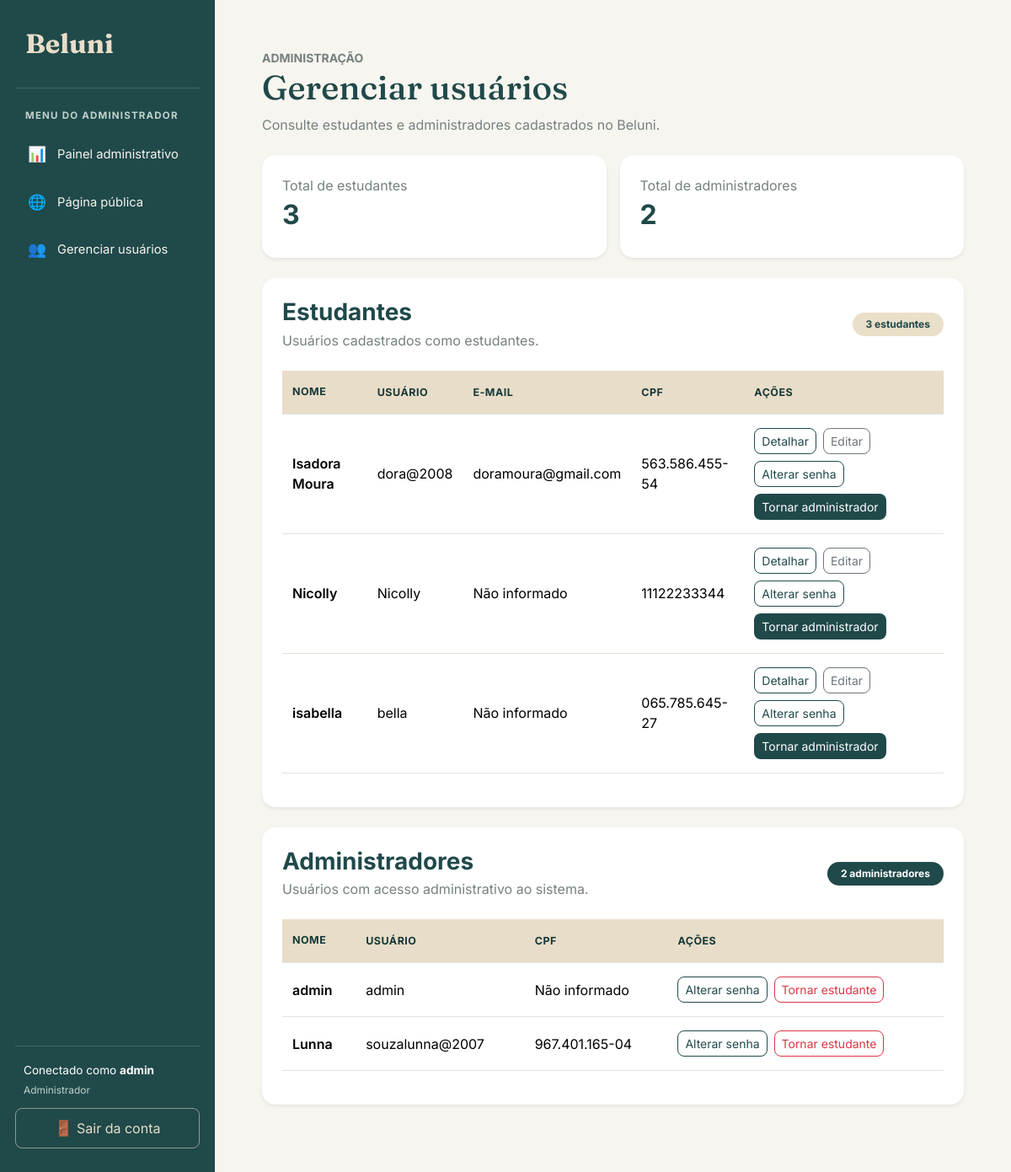
The page /estudantes/ (signed in) on the database as committed earlier.
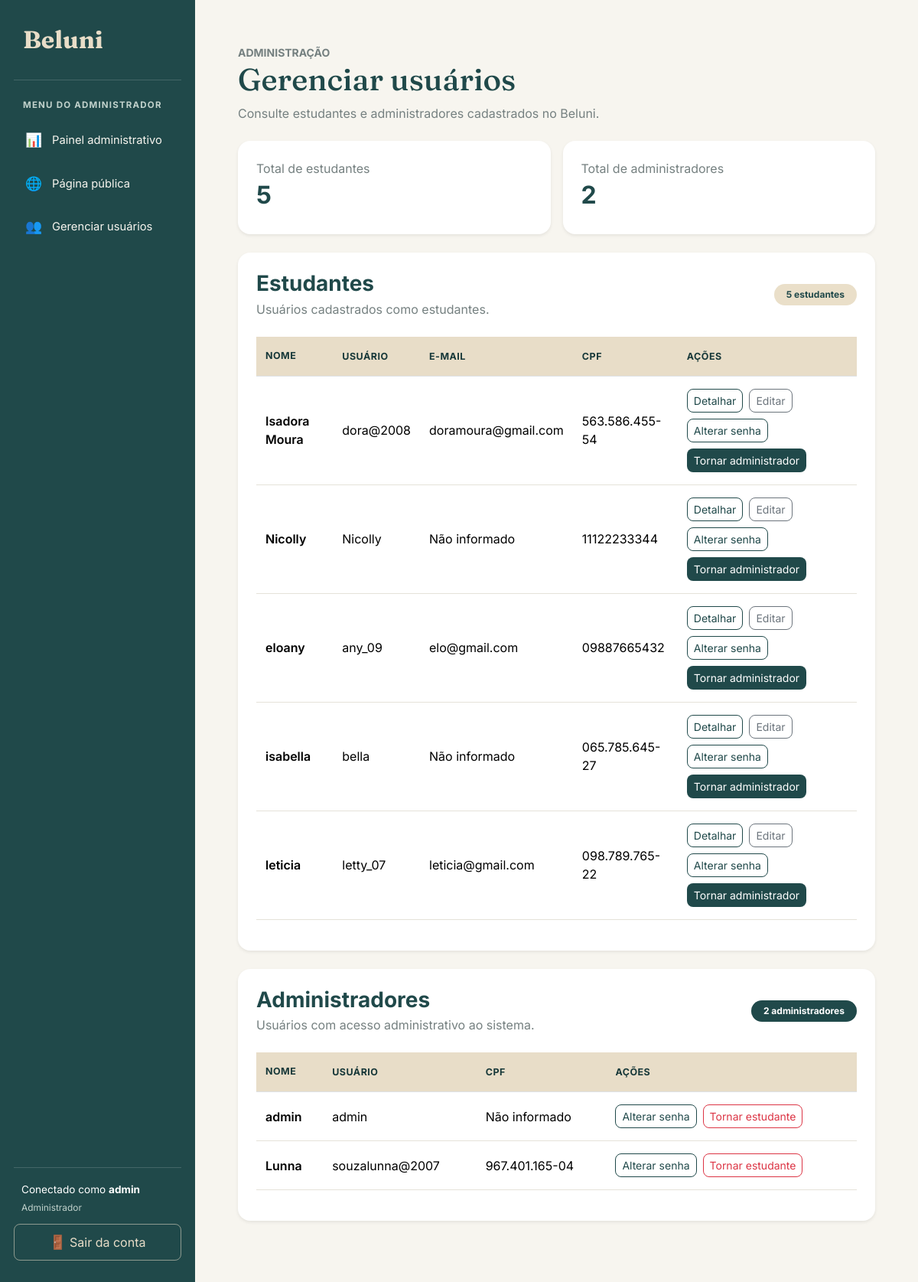
The same page on the database as committed later.
### estudante/models.py (models this page shows, shortened)
class Estudante(User):
    cpf = models.CharField(max_length=14)
    nome = models.CharField(max_length=100)

### estudante/views.py (the view)
# urls.py: path('', views.listar_estudantes, name='listar_estudantes'),
@login_required
@user_passes_test(
    usuario_e_administrador,
    login_url='login_estudante'
)
def listar_estudantes(request):
    estudantes = Estudante.objects.exclude(
        groups__name='Administrador'
    ).exclude(
        is_superuser=True
    ).distinct().order_by('nome')
    usuarios_admin = User.objects.filter(
        Q(groups__name='Administrador') | Q(is_superuser=True)
    ).distinct().order_by('username')
    perfis_admin = {
        estudante.pk: estudante
        for estudante in Estudante.objects.filter(
            pk__in=usuarios_admin.values_list('pk', flat=True)
        )
    }
    administradores = []
    for usuario in usuarios_admin:
        perfil = perfis_admin.get(usuario.pk)
        administradores.append({
            'usuario': usuario,
            'nome': (
                perfil.nome
                if perfil
                else usuario.get_full_name() or usuario.username
            ),
            'cpf': perfil.cpf if perfil else '',
            'possui_perfil': perfil is not None,
        })
    return render(request, 'estudante/listar.html', {
        'estudantes': estudantes,
        'administradores': administradores,
        'total_estudantes': estudantes.count(),
        'total_administradores': len(administradores),
    })

### estudante/views.py (called while the page is built)
def usuario_e_administrador(user):
    return (
        user.is_authenticated
        and (
            user.is_superuser
            or user.groups.filter(name='Administrador').exists()
        )
    )

### estudante/templates/estudante/listar.html (shortened to what this page needs)
{% extends 'base.html' %}
{% block conteudo %}
<div class="container-fluid py-4 px-lg-4">
    <div class="mb-4">
        <small class="text-uppercase fw-bold text-secondary">
            Administração
        </small>
        <h1 style="color: #20494A; font-family: 'Fraunces', serif;">
            Gerenciar usuários
        </h1>
        <p class="text-secondary">
            Consulte estudantes e administradores cadastrados no Beluni.
        </p>
    </div>
    <div class="row g-3 mb-4">
        <div class="col-md-6">
            <div class="card border-0 shadow-sm rounded-4 p-4">
                <span class="text-secondary">Total de estudantes</span>
                <h2 class="fw-bold mt-1" style="color: #20494A;">
                    {{ total_estudantes }}
                </h2>
            </div>
        </div>
        <div class="col-md-6">
            <div class="card border-0 shadow-sm rounded-4 p-4">
                <span class="text-secondary">Total de administradores</span>
                <h2 class="fw-bold mt-1" style="color: #20494A;">
                    {{ total_administradores }}
                </h2>
            </div>
        </div>
    </div>
    <div class="card border-0 shadow-sm rounded-4 p-4 mb-4">
        <div class="d-flex justify-content-between align-items-center flex-wrap gap-2 mb-4">
            <div>
                <h3 class="fw-bold mb-1" style="color: #20494A;">
                    Estudantes
                </h3>
                <p class="text-secondary mb-0">
                    Usuários cadastrados como estudantes.
                </p>
            </div>
            <span class="badge rounded-pill px-3 py-2"
                  style="background: #EADFC9; color: #20494A;">
                {{ total_estudantes }} estudantes
            </span>
        </div>
        <div class="table-responsive">
            <table class="table align-middle">
                <thead style="background-color: #EADFC9;">
                    <tr>
                        <th class="py-3">NOME</th>
                        <th>USUÁRIO</th>
                        <th>E-MAIL</th>
                        <th>CPF</th>
                        <th>AÇÕES</th>
                    </tr>
                </thead>
                <tbody>
                    {% for estudante in estudantes %}
                    <tr>
                        <td class="py-3 fw-semibold">
                            {{ estudante.nome|default:estudante.username }}
                        </td>
                        <td>
                            {{ estudante.username }}
                        </td>
                        <td>
                            {{ estudante.email|default:"Não informado" }}
                        </td>
                        <td>
                            {{ estudante.cpf|default:"Não informado" }}
                        </td>
                        <td>
                            <div class="d-flex flex-wrap gap-2">
                                <a href="{% url 'detalhar_estudante' estudante.id %}"
                                   class="btn btn-sm rounded-3"
                                   style="border: 1px solid #20494A; color: #20494A;">
                                    Detalhar
                                </a>
                                <a href="{% url 'editar_estudante' estudante.id %}"
                                   class="btn btn-sm btn-outline-secondary rounded-3">
                                    Editar
                                </a>
                                <a href="{% url 'alterar_senha_usuario' estudante.id %}"
                                   class="btn btn-sm btn-outline-primary rounded-3">
                                    Alterar senha
                                </a>
                                <form method="POST"
                                      action="{% url 'tornar_administrador' estudante.id %}"
                                      onsubmit="return confirm('Deseja realmente tornar este estudante administrador?');">
                                    <button type="submit"
                                            class="btn btn-sm rounded-3"
                                            style="background-color: #20494A; color: white;">
                                        Tornar administrador
                                    </button>
                                </form>
                            </div>
                        </td>
                    </tr>
                    {% empty %}
                    <tr>
                        <td colspan="5" class="text-center py-4 text-secondary">
                            Nenhum estudante cadastrado.
                        </td>
                    </tr>
                    {% endfor %}
                </tbody>
            </table>
        </div>
    </div>
    <div class="card border-0 shadow-sm rounded-4 p-4 mb-4">
        <div class="d-flex justify-content-between align-items-center flex-wrap gap-2 mb-4">
            <div>
                <h3 class="fw-bold mb-1" style="color: #20494A;">
                    Administradores
                </h3>
                <p class="text-secondary mb-0">
                    Usuários com acesso administrativo ao sistema.
                </p>
            </div>
            <span class="badge rounded-pill px-3 py-2"
                  style="background-color: #20494A; color: white;">
                {{ total_administradores }} administradores
            </span>
        </div>
        <div class="table-responsive">
            <table class="table align-middle">
                <thead style="background-color: #EADFC9;">
                    <tr>
                        <th class="py-3">NOME</th>
                        <th>USUÁRIO</th>
                        <th>CPF</th>
                        <th>AÇÕES</th>
                    </tr>
                </thead>
                <tbody>
                    {% for administrador in administradores %}
                    <tr>
                        <td class="py-3 fw-semibold">
                            {{ administrador.nome }}
                        </td>
                        <td>
                            {{ administrador.usuario.username }}
                        </td>
                        <td>
                            {{ administrador.cpf|default:"Não informado" }}
                        </td>
                        <td>
                            <div class="d-flex flex-wrap gap-2">
                                <a href="{% url 'alterar_senha_usuario' administrador.usuario.id %}"
                                   class="btn btn-sm btn-outline-primary rounded-3">
                                    Alterar senha
                                </a>
                                <form method="POST"
                                      action="{% url 'tornar_estudante' administrador.usuario.id %}"
                                      onsubmit="return confirm('Deseja retirar o acesso administrativo deste usuário?');">
                                    <button type="submit"
                                            class="btn btn-sm btn-outline-danger rounded-3">
                                        Tornar estudante
                                    </button>
                                </form>
                            </div>
                        </td>
                    </tr>
                    {% empty %}
                    <tr>
                        <td colspan="4" class="text-center py-4 text-secondary">
                            Nenhum administrador cadastrado.
                        </td>
                    </tr>
                    {% endfor %}
                </tbody>
            </table>
        </div>
    </div>
</div>
{% endblock %}

### templates/base.html (shortened to what this page needs)
{% load static %}
<!DOCTYPE html>
<html lang="pt-br">
<head>
    <link href="https://cdn.jsdelivr.net/npm/bootstrap@5.3.3/dist/css/bootstrap.min.css" rel="stylesheet">
</head>
<body>
    <aside class="sidebar" id="sidebar">
        <a class="sidebar-brand" href="{% url 'inicio' %}">
            Beluni
        </a>
        {% if request.user.is_authenticated %}
            {% if request.user.is_superuser or request.user.is_staff or request.session.is_admin or perms.estudante.change_estudante %}
                <div class="sidebar-label">
                    Menu do administrador
                </div>
                <ul class="sidebar-nav">
                    <li>
                        <a class="menu-link" href="{% url 'inicio' %}">
                            <span class="menu-icone">📊</span>
                            Painel administrativo
                        </a>
                    </li>
                    <li>
                        <a class="menu-link" href="{% url 'index' %}">
                            <span class="menu-icone">🌐</span>
                            Página pública
                        </a>
                    </li>
                    <li>
                        <a class="menu-link" href="{% url 'listar_estudantes' %}">
                            <span class="menu-icone">👥</span>
                            Gerenciar usuários
                        </a>
                    </li>
                </ul>
            {% endif %}
            <div class="sidebar-rodape">
                <div class="usuario-info">
                    Conectado como
                    <strong>
                        {{ request.user.first_name|default:request.user.username }}
                    </strong>
                    {% if request.user.is_superuser or request.user.is_staff or request.session.is_admin or perms.estudante.change_estudante %}
                        <small>Administrador</small>
                    {% else %}
                        <small>Estudante</small>
                    {% endif %}
                </div>
                <a class="btn-sair" href="{% url 'logout_estudante' %}">
                    <span class="menu-icone">🚪</span>
                    Sair da conta
                </a>
            </div>
        {% endif %}
    </aside>
    <main class="main-content">
        <div class="conteudo">
            {% block conteudo %}
            {% endblock %}
        </div>
    </main>
</body>
</html>

### templates/base.html (style rules this page uses)
:root { --beluni-petroleo: #20494A; --beluni-petroleo-escuro: #173839; --beluni-areia: #E8DDC8; --beluni-fundo: #F7F5EF; --beluni-branco: #FFFFFF; --beluni-texto: #293B3B; --beluni-secundario: #758080; --beluni-borda: #E5E2D9; }
* { box-sizing: border-box; }
body { margin: 0; background-color: var(--beluni-fundo); color: var(--beluni-texto); font-family: 'Inter', sans-serif; }
.sidebar { position: fixed; top: 0; left: 0; bottom: 0; width: 255px; background-color: var(--beluni-petroleo); color: white; display: flex; flex-direction: column; padding: 28px 18px; overflow-y: auto; z-index: 1030; }
.sidebar-brand { display: block; color: var(--beluni-areia); text-decoration: none; font-family: 'Fraunces', serif; font-size: 2rem; font-weight: 700; padding: 0 12px 28px; border-bottom: 1px solid rgba(255,255,255,0.16); margin-bottom: 24px; }
.sidebar-label { color: #C1D2CC; font-size: 0.72rem; text-transform: uppercase; font-weight: 700; letter-spacing: 1.2px; padding: 0 12px; margin-bottom: 12px; }
.sidebar-nav { list-style: none; padding: 0; margin: 0; }
.sidebar-nav li { margin-bottom: 6px; }
.menu-link { display: flex; align-items: center; gap: 12px; color: #F7F5EF; text-decoration: none; padding: 12px 14px; border-radius: 9px; font-size: 0.92rem; transition: background-color 0.2s; }
.menu-icone { width: 24px; text-align: center; font-size: 1.1rem; }
.sidebar-rodape { margin-top: auto; padding-top: 24px; }
.usuario-info { border-top: 1px solid rgba(255,255,255,0.16); padding: 18px 10px 12px; color: white; font-size: 0.85rem; overflow-wrap: anywhere; }
.usuario-info small { display: block; color: #C1D2CC; margin-top: 4px; }
.btn-sair { display: block; text-align: center; text-decoration: none; color: var(--beluni-areia); border: 1px solid rgba(232,221,200,0.55); border-radius: 8px; padding: 10px; transition: background-color 0.2s; }
.main-content { margin-left: 255px; min-height: 100vh; padding: 32px; }
.conteudo { width: 100%; max-width: 1600px; margin: 0 auto; }
.card { background-color: white; border: 1px solid var(--beluni-borda); border-radius: 14px; box-shadow: 0 4px 14px rgba(32,73,74,0.05); }
.table { color: var(--beluni-texto); }
.table thead th { background-color: var(--beluni-areia); color: var(--beluni-petroleo-escuro); font-size: 0.78rem; font-weight: 700; padding: 15px 12px; text-transform: uppercase; letter-spacing: 0.5px; white-space: nowrap; }
.table td { padding: 16px 12px; border-color: var(--beluni-borda); }
.btn-outline-primary { color: var(--beluni-petroleo); border-color: var(--beluni-petroleo); border-radius: 7px; }
.text-secondary { color: var(--beluni-secundario) !important; }

Rows that differ between the two databases and show on the page:
added Estudante: nome "eloany", username "any_09", email "elo@gmail.com", cpf "09887665432"
added Estudante: nome "leticia", username "letty_07", email "leticia@gmail.com", cpf "098.789.765-22"
Other text that changed with them:
{{ total_estudantes }}: "3" → "5"
